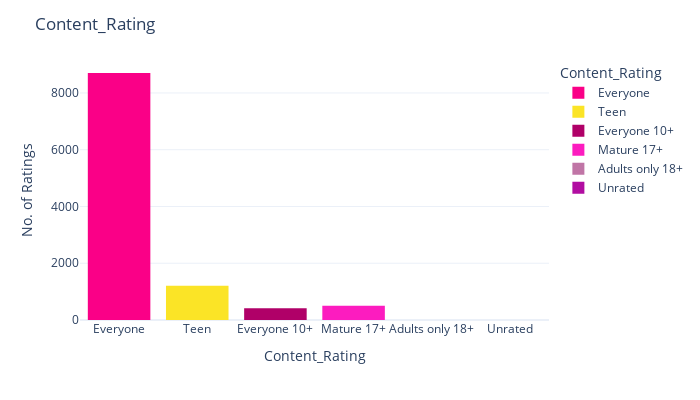

The notebook cell saved with this chart:
### Markdown cell above
The average rating of Paid is higher than the Free..

### Code cell
fig = px.histogram(data, x='Content_Rating', color='Content_Rating',color_discrete_sequence= px.colors.qualitative.Alphabet_r
)

fig.update_layout(
    title='Content_Rating',
    xaxis=dict(title='Content_Rating'),
    yaxis=dict(title='No. of Ratings'),
    width=700,height=400,
    bargap=0.2
    
)

fig.show()

### Figure 1 — Plotly figure (JSON) as saved in the notebook; plotly's stock layout.template omitted (floating-point values rounded to 4 significant figures; data arrays with more than 128 entries replaced by an {"elided": "..."} marker saying what was removed)
{"data": [{"alignmentgroup": "True", "bingroup": "x", "hovertemplate": "Content_Rating=%{x}<br>count=%{y}<extra></extra>", "legendgroup": "Everyone", "marker": {"color": "#FA0087", "pattern": {"shape": ""}}, "name": "Everyone", "offsetgroup": "Everyone", "orientation": "v", "showlegend": true, "type": "histogram", "x": {"elided": "8704 str values"}, "xaxis": "x", "yaxis": "y"}, {"alignmentgroup": "True", "bingroup": "x", "hovertemplate": "Content_Rating=%{x}<br>count=%{y}<extra></extra>", "legendgroup": "Teen", "marker": {"color": "#FBE426", "pattern": {"shape": ""}}, "name": "Teen", "offsetgroup": "Teen", "orientation": "v", "showlegend": true, "type": "histogram", "x": {"elided": "1208 str values"}, "xaxis": "x", "yaxis": "y"}, {"alignmentgroup": "True", "bingroup": "x", "hovertemplate": "Content_Rating=%{x}<br>count=%{y}<extra></extra>", "legendgroup": "Everyone 10+", "marker": {"color": "#B00068", "pattern": {"shape": ""}}, "name": "Everyone 10+", "offsetgroup": "Everyone 10+", "orientation": "v", "showlegend": true, "type": "histogram", "x": {"elided": "413 str values"}, "xaxis": "x", "yaxis": "y"}, {"alignmentgroup": "True", "bingroup": "x", "hovertemplate": "Content_Rating=%{x}<br>count=%{y}<extra></extra>", "legendgroup": "Mature 17+", "marker": {"color": "#FC1CBF", "pattern": {"shape": ""}}, "name": "Mature 17+", "offsetgroup": "Mature 17+", "orientation": "v", "showlegend": true, "type": "histogram", "x": {"elided": "499 str values"}, "xaxis": "x", "yaxis": "y"}, {"alignmentgroup": "True", "bingroup": "x", "hovertemplate": "Content_Rating=%{x}<br>count=%{y}<extra></extra>", "legendgroup": "Adults only 18+", "marker": {"color": "#C075A6", "pattern": {"shape": ""}}, "name": "Adults only 18+", "offsetgroup": "Adults only 18+", "orientation": "v", "showlegend": true, "type": "histogram", "x": ["Adults only 18+", "Adults only 18+", "Adults only 18+"], "xaxis": "x", "yaxis": "y"}, {"alignmentgroup": "True", "bingroup": "x", "hovertemplate": "Content_Rating=%{x}<br>count=%{y}<extra></extra>", "legendgroup": "Unrated", "marker": {"color": "#B10DA1", "pattern": {"shape": ""}}, "name": "Unrated", "offsetgroup": "Unrated", "orientation": "v", "showlegend": true, "type": "histogram", "x": ["Unrated", "Unrated"], "xaxis": "x", "yaxis": "y"}], "layout": {"bargap": 0.2, "barmode": "relative", "height": 400, "legend": {"title": {"text": "Content_Rating"}, "tracegroupgap": 0}, "margin": {"t": 60}, "title": {"text": "Content_Rating"}, "width": 700, "xaxis": {"anchor": "y", "categoryarray": ["Everyone", "Teen", "Everyone 10+", "Mature 17+", "Adults only 18+", "Unrated"], "categoryorder": "array", "domain": [0, 1], "title": {"text": "Content_Rating"}}, "yaxis": {"anchor": "x", "domain": [0, 1], "title": {"text": "No. of Ratings"}}}}
